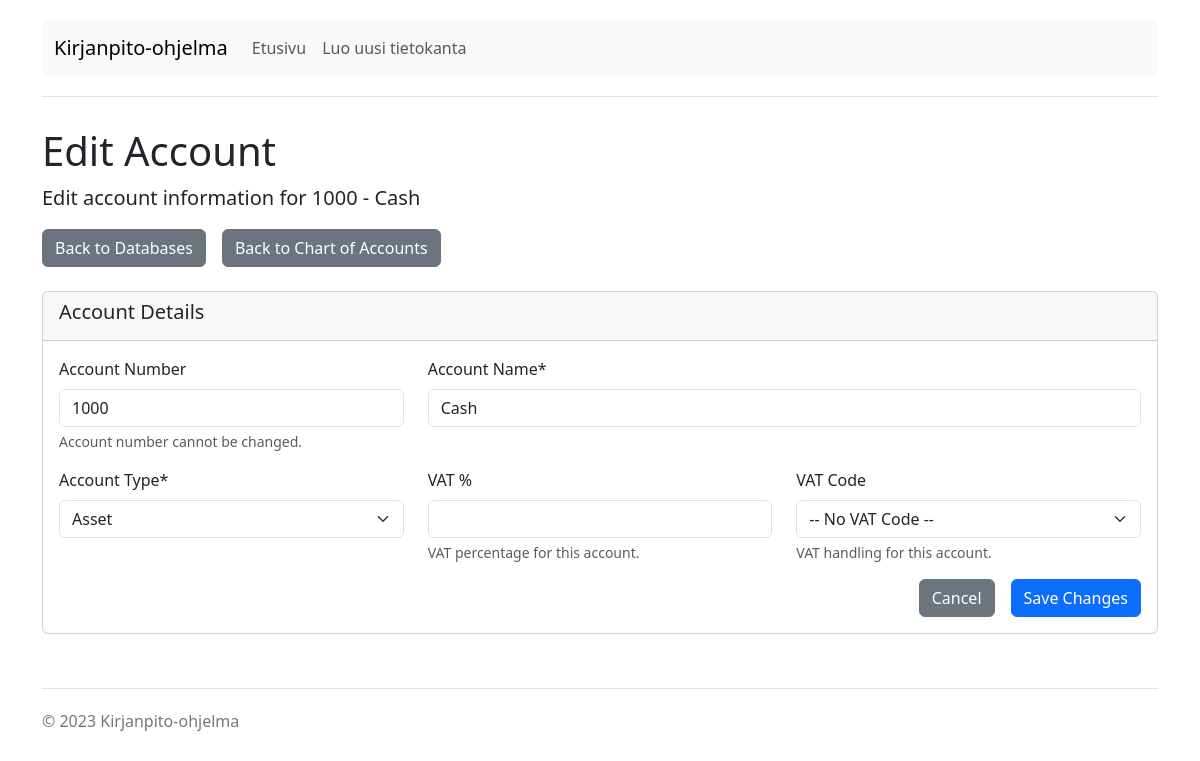
The app's page /db/markus_kivipuro_d68af4bb.db/settings/account/1000/edit with its own data.
### tables this page shows
CREATE TABLE Tili (
            numero INTEGER PRIMARY KEY NOT NULL,
            tyyppi VARCHAR(10) NOT NULL,
            iban VARCHAR(32),
            json TEXT,
            muokattu TIMESTAMP DEFAULT CURRENT_TIMESTAMP
        );

### asetukset.py (the view, shortened to what this page needs)
@asetukset_bp.route('/db/<filename>/settings/account/<int:account_number>/edit', methods=['GET', 'POST'])
def edit_account(filename, account_number):
    db_path = os.path.join('databases', filename)
    if not os.path.exists(db_path):
        flash("Database file not found", "error")
        return redirect(url_for('index'))
    conn = get_db_connection(db_path)
    cursor = conn.cursor()
    cursor.execute("SELECT numero, tyyppi, json FROM Tili WHERE numero = ?", (account_number,))
    account = cursor.fetchone()
    if not account:
        conn.close()
        flash(f"Account {account_number} not found", "error")
        return redirect(url_for('asetukset.chart_of_accounts', filename=filename))
    json_data = json.loads(account['json']) if account['json'] else {}
    account_data = {
        'numero': account['numero'],
        'nimi': json_data.get('nimi', f"Account {account['numero']}"),
        'tyyppi': account['tyyppi'],
        'alvprosentti': json_data.get('alvprosentti', ''),
        'alvkoodi': json_data.get('alvkoodi', '')
    }
    conn.close()
    client_name = ""
    try:
        conn = get_db_connection(db_path)
        cursor = conn.cursor()
        cursor.execute("SELECT arvo FROM Asetus WHERE avain='Nimi'")
        result = cursor.fetchone()
        if result:
            client_name = result[0]
        conn.close()
    except:
        pass
    vat_codes = get_vat_codes()
    account_types = get_account_types()
    return render_template('settings/edit_account.html',
                          account=account_data,
                          filename=filename,
                          client_name=client_name,
                          vat_codes=vat_codes,
                          account_types=account_types)

### asetukset.py (called while the page is built)
def get_db_connection(db_path):
    conn = sqlite3.connect(db_path)
    conn.row_factory = sqlite3.Row  # Allows accessing columns by name
    return conn

def get_account_types():
    return {
        'A': 'Asset',
        'B': 'Liability',
        'C': 'Equity',
        'D': 'Income',
        'E': 'Expense'
    }

def get_vat_codes():
    return {
        0: "Veroton / Ei alv-käsittelyä",  # No VAT
        1: "Yleinen ALV",                  # Standard VAT
        2: "Alennettu ALV 1",              # Reduced VAT 1
        3: "Alennettu ALV 2",              # Reduced VAT 2
        4: "Nollaverokannan alainen myynti",  # Zero-rated sales
        5: "Yhteisömyynti",                # EU sales
        6: "Yhteisöhankinnat",             # EU purchases
        7: "Rakennuspalvelu- tai käännetyn verovelvollisuuden alaiset ostot",  # Reverse charge
        8: "Rakennuspalvelu- tai käännetyn verovelvollisuuden alainen myynti",  # Reverse charge sales
        9: "Maahantuonti",                 # Imports
        10: "Marginaaliverotus",           # Margin scheme
        11: "Muu alv-käsittely",           # Other VAT treatment
        12: "Ei alv-vähennystä"            # No VAT deduction
    }

### templates/settings/edit_account.html (shortened to what this page needs)
{% extends "layout.html" %}
{% block content %}
<div class="row">
    <div class="col-md-12">
        <h1>Edit Account</h1>
        <p class="lead">Edit account information for {{ account.numero }} - {{ account.nimi }}</p>
        <div class="d-grid gap-2 d-md-flex justify-content-md-start mb-4">
            <a href="{{ url_for('index') }}" class="btn btn-secondary me-md-2">Back to Databases</a>
            <a href="{{ url_for('asetukset.chart_of_accounts', filename=filename) }}" class="btn btn-secondary me-md-2">Back to Chart of Accounts</a>
        </div>
        <div class="card mb-4">
            <div class="card-header">
                <h5>Account Details</h5>
            </div>
            <div class="card-body">
                <form method="post" class="needs-validation" novalidate>
                    <div class="row mb-3">
                        <div class="col-md-4">
                            <label for="number" class="form-label">Account Number</label>
                            <input type="number" class="form-control" id="number" name="number" value="{{ account.numero }}" readonly>
                            <div class="form-text">Account number cannot be changed.</div>
                        </div>
                        <div class="col-md-8">
                            <label for="name" class="form-label">Account Name*</label>
                            <input type="text" class="form-control" id="name" name="name" value="{{ account.nimi }}" required>
                        </div>
                    </div>
                    <div class="row mb-3">
                        <div class="col-md-4">
                            <label for="type" class="form-label">Account Type*</label>
                            <select class="form-select" id="type" name="type" required>
                                {% for code, name in account_types.items() %}
                                    <option value="{{ code }}" {% if account.tyyppi == code %}selected{% endif %}>{{ name }}</option>
                                {% endfor %}
                            </select>
                        </div>
                        <div class="col-md-4">
                            <label for="vat_percent" class="form-label">VAT %</label>
                            <input type="number" step="0.1" min="0" max="100" class="form-control" id="vat_percent" name="vat_percent" value="{{ account.alvprosentti }}">
                            <div class="form-text">VAT percentage for this account.</div>
                        </div>
                        <div class="col-md-4">
                            <label for="vat_code" class="form-label">VAT Code</label>
                            <select class="form-select" id="vat_code" name="vat_code">
                                <option value="">-- No VAT Code --</option>
                            </select>
                            <div class="form-text">VAT handling for this account.</div>
                        </div>
                    </div>
                    <div class="d-grid gap-2 d-md-flex justify-content-md-end">
                        <a href="{{ url_for('asetukset.chart_of_accounts', filename=filename) }}" class="btn btn-secondary me-md-2">Cancel</a>
                        <button type="submit" class="btn btn-primary">Save Changes</button>
                    </div>
                </form>
            </div>
        </div>
    </div>
</div>
{% endblock %}

### templates/layout.html (style rules this page uses)
body { padding-top: 20px; padding-bottom: 20px; }

### records on screen
Tili: numero "1000", number "1000", type "Asset"

### other values on screen
{{ account.nimi }} "Cash"
